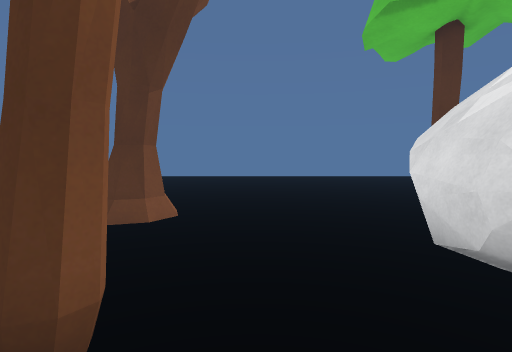
[1] (above)

24 first-person views from a walk through a scene from a Unity 3-D project. The camera is 1.2 m above the floor, tilts 4° down and sees 80° across. The floor is counted in squares, 1 m on a side. Each view is taken from the middle of a square. On the plan, view 1 faces up. The plan holds only what a view shows up to about 13 squares ahead; the rest is blank. The place goes on beyond the plan. Some animated figures are left out. Some surface patterns are stand-ins.

[2]
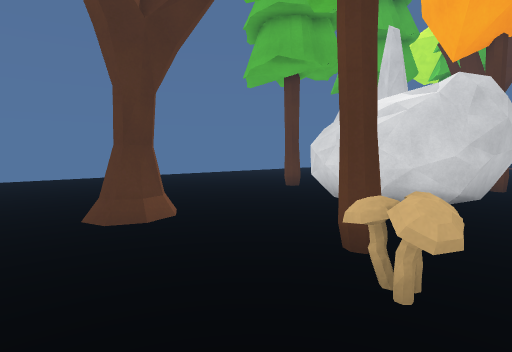

[3]
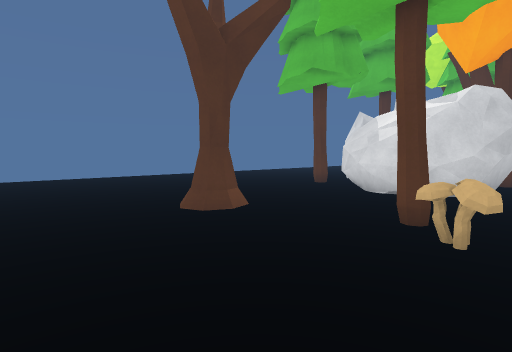

[4]
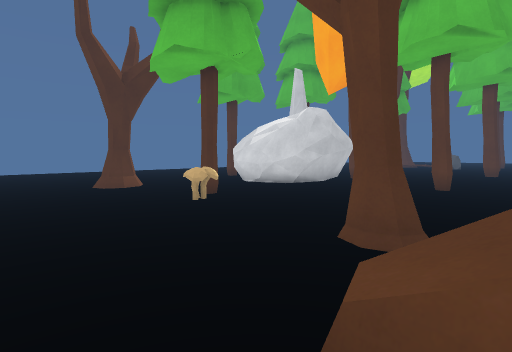

[5]
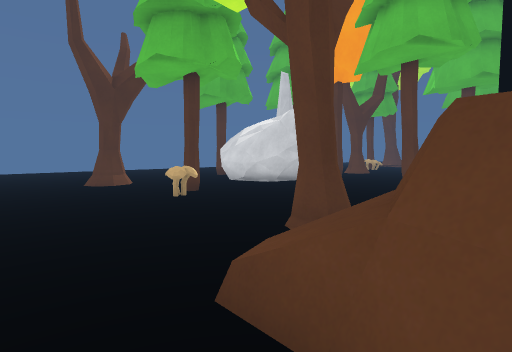

[6]
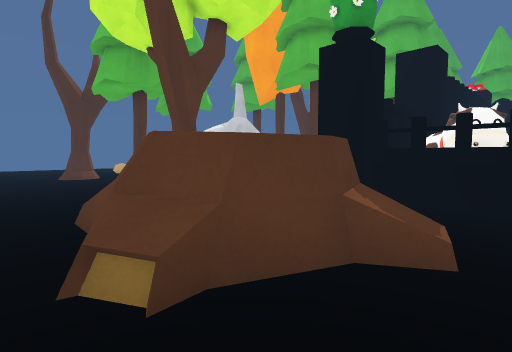

[7]
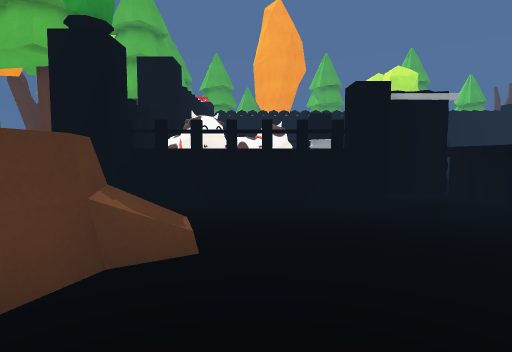

[8]
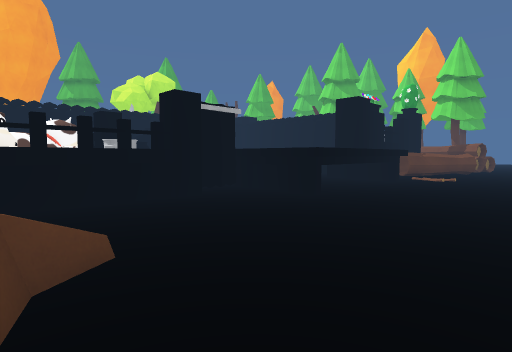

[9]
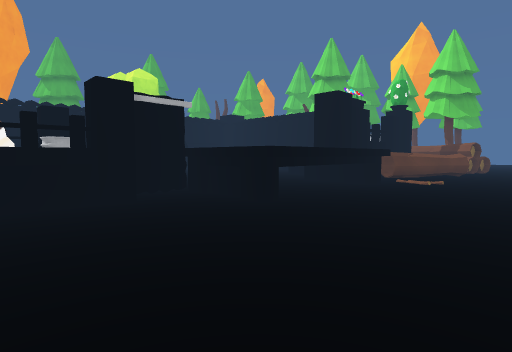

[10]
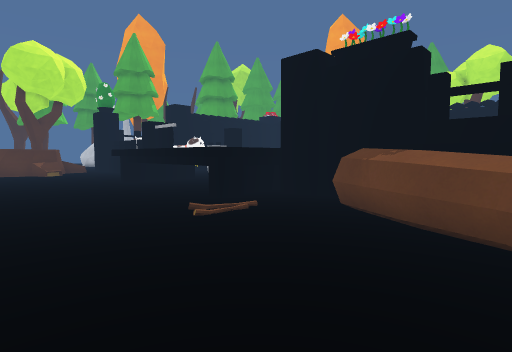

[11]
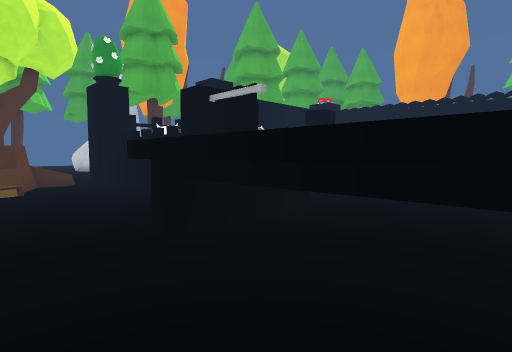

[12]
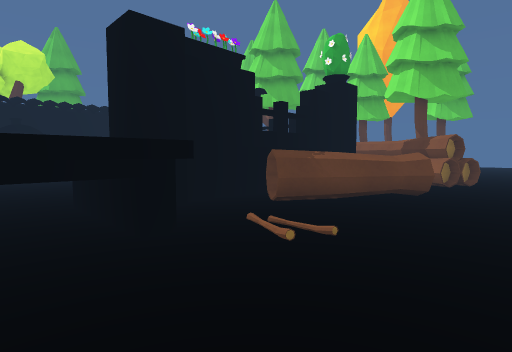

[13]
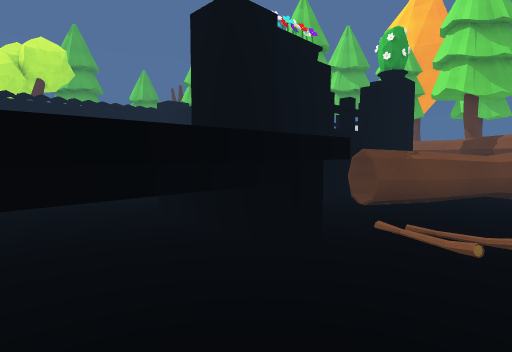

[14]
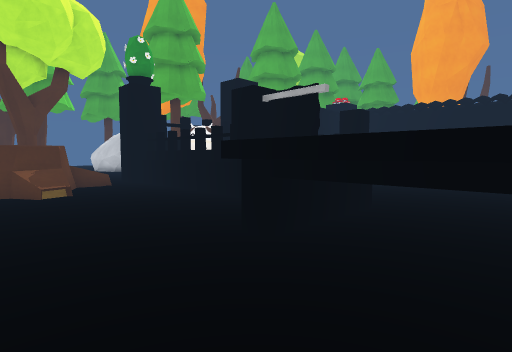

[15]
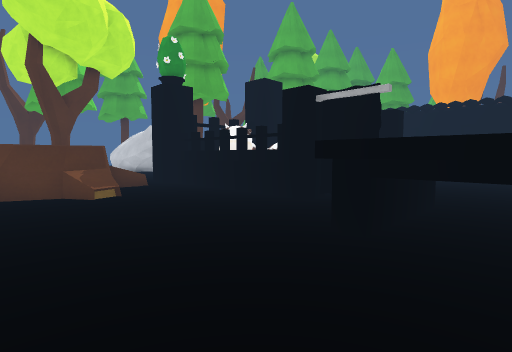

[16]
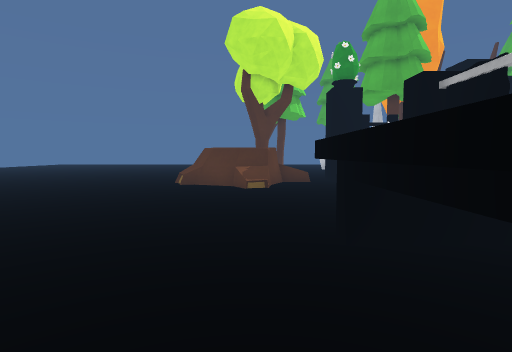

[17]
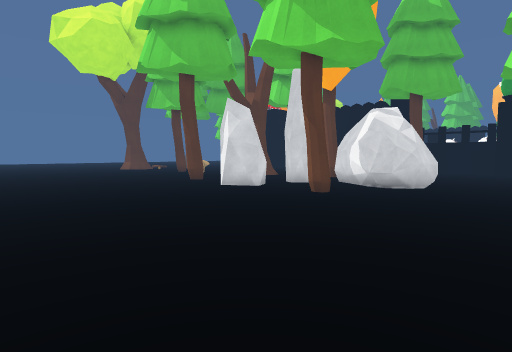

[18]
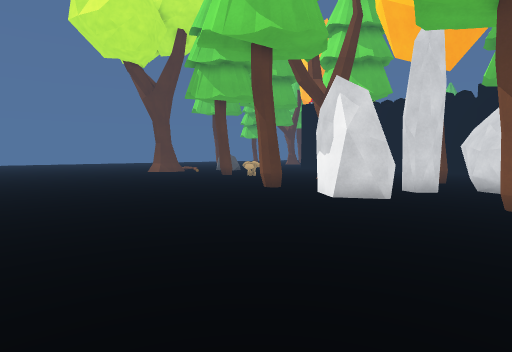

[19]
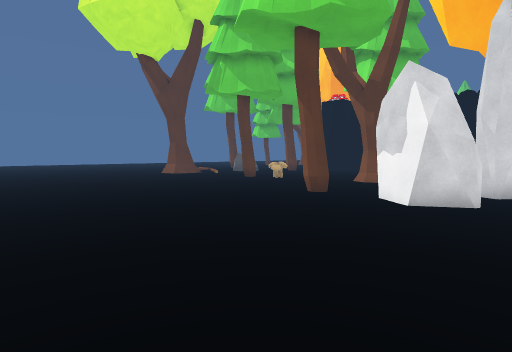

[20]
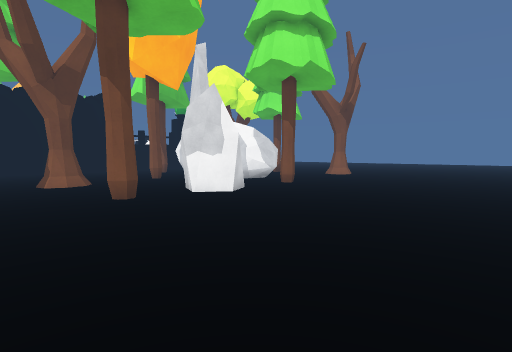

[21]
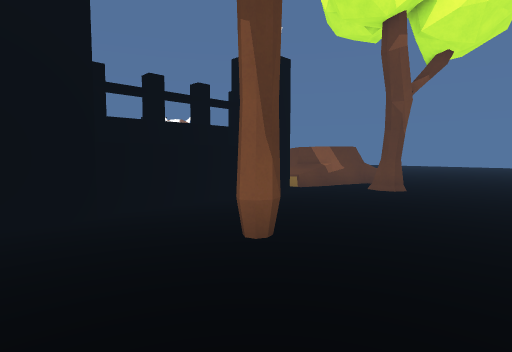

[22]
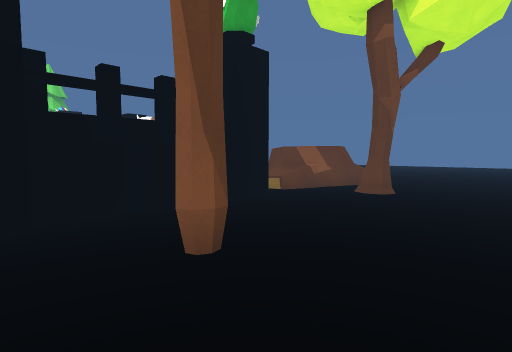

[23]
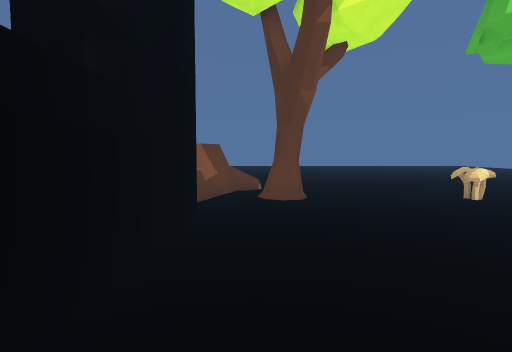

[24]
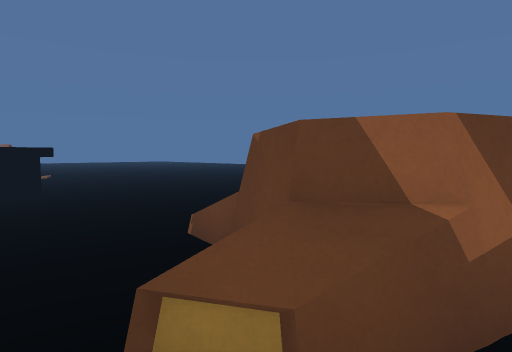

### Floor plan
Key: @ floor where view 1 was taken; # wall or solid block; x gap in a wall; . floor; = window, fence, low wall or low ledge; ^ raised ledge; O other object.
Columns run from 7 left of view 1 to 21 right of it. Each row starts with its distance up from view 1.
 16       .   .... .....  .
 15  ..... ......................
 14  ............................
 13  ............................
 12  ...........................
 11  ..........................
 10  .........................
  9  ........................
  8  ..........#...##.......
  7  ...=......x..###......
  6 ....##....##..##......
  5 ....=.....###.##......
  4 .........######.......
  3 .........##  #... .#..
  2 ......#...## ###  =#=.
  1 ....=^.....#####    ..
  0 .......@....  ..
 -1 .............
 -2 ...............
 -3 ............#...
 -4 ....#...........
 -5 ..O.=...........
 -6 ..=##...#######
 -7 .=^ ^=#.######
 -8 .=^^^^=.###
 -9 ..#^^...###
-10 ....O...####
-11 ........#  ##
-12 ........#   #
-13 ........#   ###
-14 ........x.  ###
-15 ........#.   ..
-16 ........#........
-17 .....^^^^^.......
-18  ....^   ^.......
-19  ....^   ^.....
-20  ....^   ^..
-21  ....^   ^..
-22  ....^   ^.......
-23  ....^^^^^.......
-24 ........##.......
-25 ........#
-26 ........#
-27  .....^x#
-28   ...^^.#
-29   ..=^  #
-30 . ..^^  #

Positions as (right, up) in squares from view 1, and headings:
1: (0, 0), facing up
2: (-5, 0), facing up-right
3: (-7, 0), facing up-right
4: (-7, -6), facing up-right
5: (-7, -7), facing up-right
6: (-7, -11), facing up-right
7: (-7, -11), facing right
8: (-7, -9), facing down-right
9: (-7, -11), facing down-right
10: (-7, -30), facing up-right
11: (-4, -21), facing up-right
12: (-6, -21), facing down-right
13: (-4, -20), facing down-right
14: (-5, -20), facing up-right
15: (-6, -19), facing up-right
16: (-3, -21), facing up
17: (-1, 16), facing down-right
18: (4, 16), facing down-right
19: (6, 16), facing down-right
20: (15, 16), facing down-left
21: (8, 0), facing down-left
22: (7, 0), facing down-left
23: (6, -5), facing left
24: (0, -6), facing down-left
